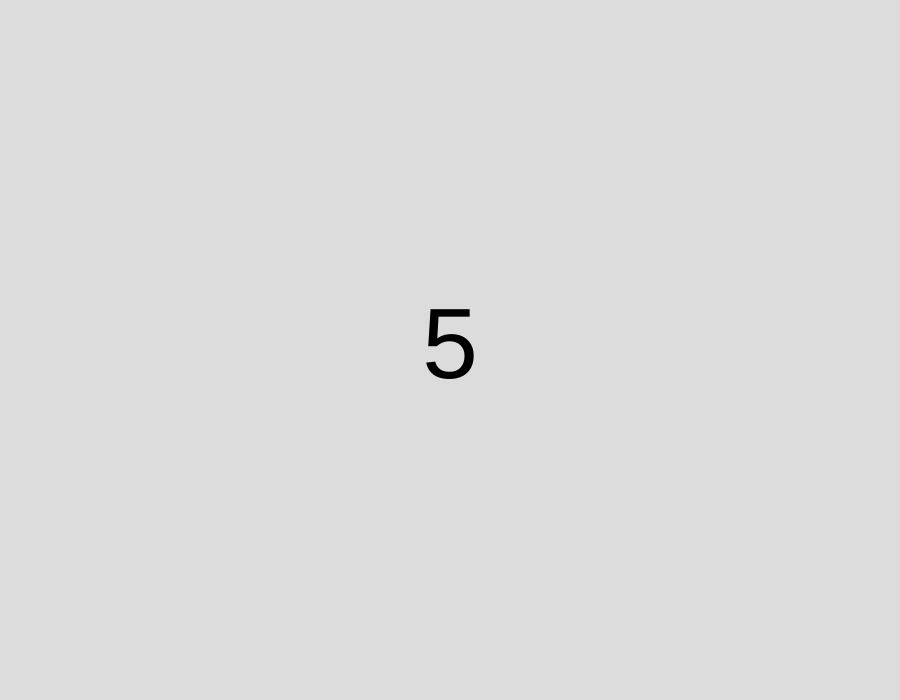
Frame 1 (no input)
Frame 60 (no input): identical to frame 1, image omitted
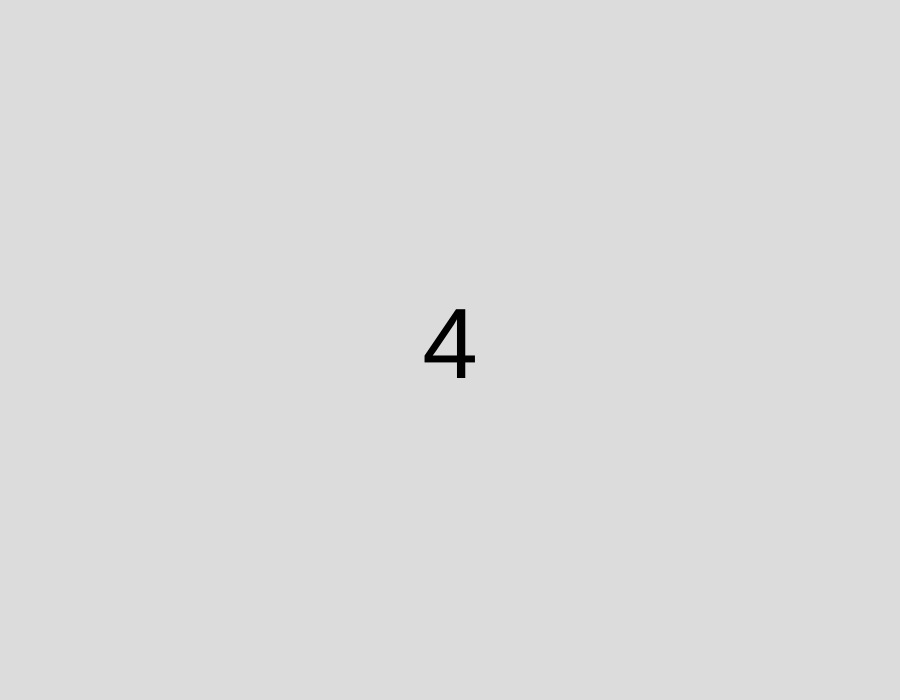
Frame 120 (the mouse pressed at the canvas centre since frame 60)

The p5.js sketch that drew these frames (run headless with seeded random() and noise() and a simulated clock; from frame 60 on, the mouse is pressed at the canvas centre):

// p5.js sketch
// ── sketch.js
let timer = 5

function setup()
{
  //create a drawing service 700px wide, 500px tall
  createCanvas(900,700);
  
}

function draw()
{
	background(220);
	textAlign(CENTER, CENTER);
	textSize(100);
	text(timer, width/2, height/2);
	if (frameCount % 60 == 0 && timer > 0)
		{
			timer --;
		}
	if (timer == 0)
	{
		timer = 5
	}
}
